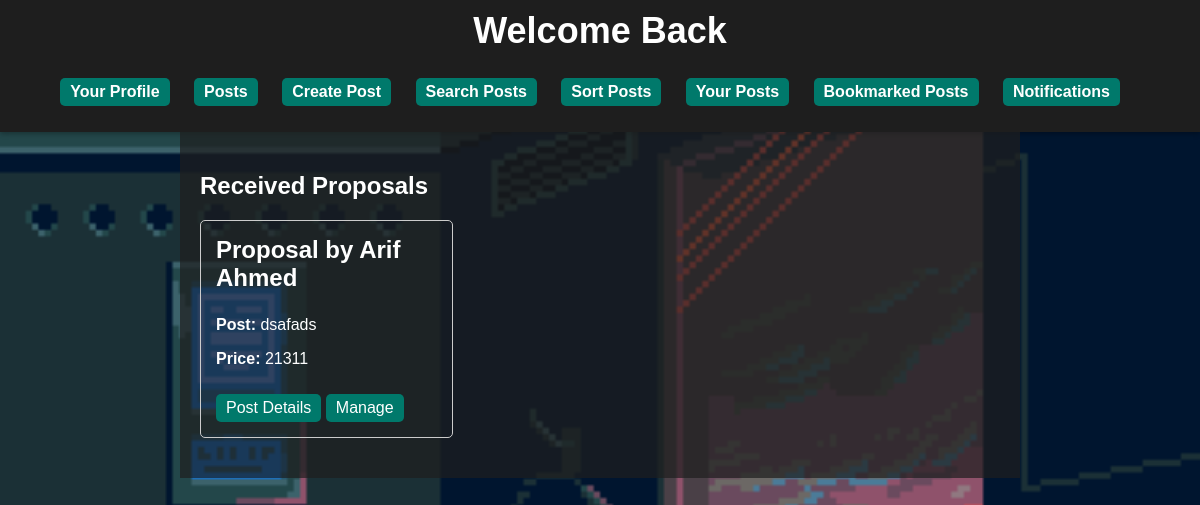
/users/teertho/posts/notifications (signed in), run on the app's committed database.
### users/models.py (models this page shows)
class Notification(models.Model):
    post = models.ForeignKey(DormRoom, on_delete=models.CASCADE)
    user = models.ForeignKey(Register, on_delete=models.CASCADE)

class Register(models.Model):
    username=models.CharField(max_length=30)
    email=models.EmailField()
    password=models.CharField(max_length=100)
    nid=models.IntegerField()

class DormRoom(models.Model):
    title = models.CharField(max_length=255)
    content = models.TextField()
    popularity = models.IntegerField(default=0)
    type = models.CharField(max_length=50)
    price = models.CharField(max_length=20)
    link = models.URLField(max_length=200, null=True)
    posted_by = models.ForeignKey(Register, on_delete=models.CASCADE, related_name='posted')
    comments = models.ManyToManyField(Comment, blank=True)
    bookmarked_by = models.ManyToManyField(Register, blank=True, related_name='bookmarked')

### users/views.py (the view)
# urls.py: path('<str:username>/posts/notifications', views.notifications, name='notifications'),
def notifications(request, username):
    viewer_username = request.session.get('username')
    viewer = get_object_or_404(Register, username=viewer_username)
    notifications = Notification.objects.filter(post__posted_by=viewer)
    return render(request, 'notifications.html', {'dorm_rooms' : notifications, 'username' : username})

### users/templates/notifications.html (shortened to what this page needs)
{% extends "profile_base.html" %}
{% block content %}
<body style="background-image: url('/static/bg9.gif'); background-size: cover;">
    <h2>Received Proposals</h2>
    <div class="room-grid">
        {% for room in dorm_rooms %}
            <div class="room-card">
                <h3>Proposal by {{room.user.username}}</h3>
                <p><strong>Post:</strong> {{ room.post.title }}</p>
                <p><strong>Price:</strong> {{ room.post.price }}</p>
                <a href="{{room.post.link}}" target="_blank">Post Details</a>
                <a href="#">Manage</a>
            </div>
        {% endfor %}
    </div>
</body>
{% endblock %}

### users/static/style.css (style rules this page uses)
body { font-family: Arial, sans-serif; margin: 0; padding: 0; background: #1E1E1E; color: #fff; }
.room-grid { display: grid; grid-template-columns: repeat(3, 1fr); gap: 20px; margin: 20px 0; }
.room-card { border: 1px solid #ccc; padding: 15px; border-radius: 5px; transition: transform 0.3s; }
h3 { margin-top: 0; font-size: 24px; transition: color 0.3s; }
a { display: inline-block; padding: 5px 10px; background-color: #00796B; color: #fff; text-decoration: none; border-radius: 5px; margin-top: 10px; transition: background 0.3s; }

### data on the page
Notification: user.username "Arif Ahmed", post "dsafads", post.price "21311"
